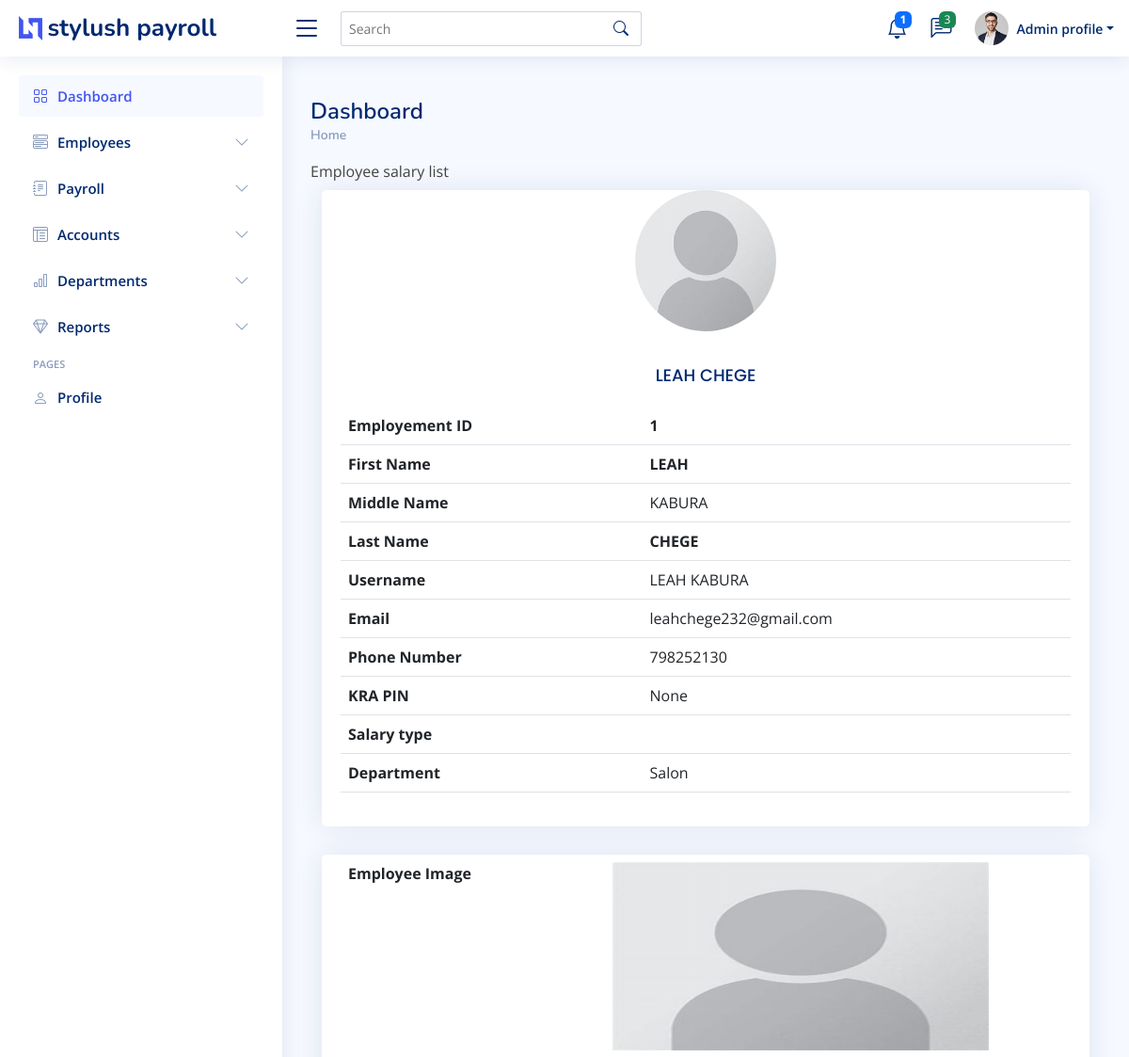
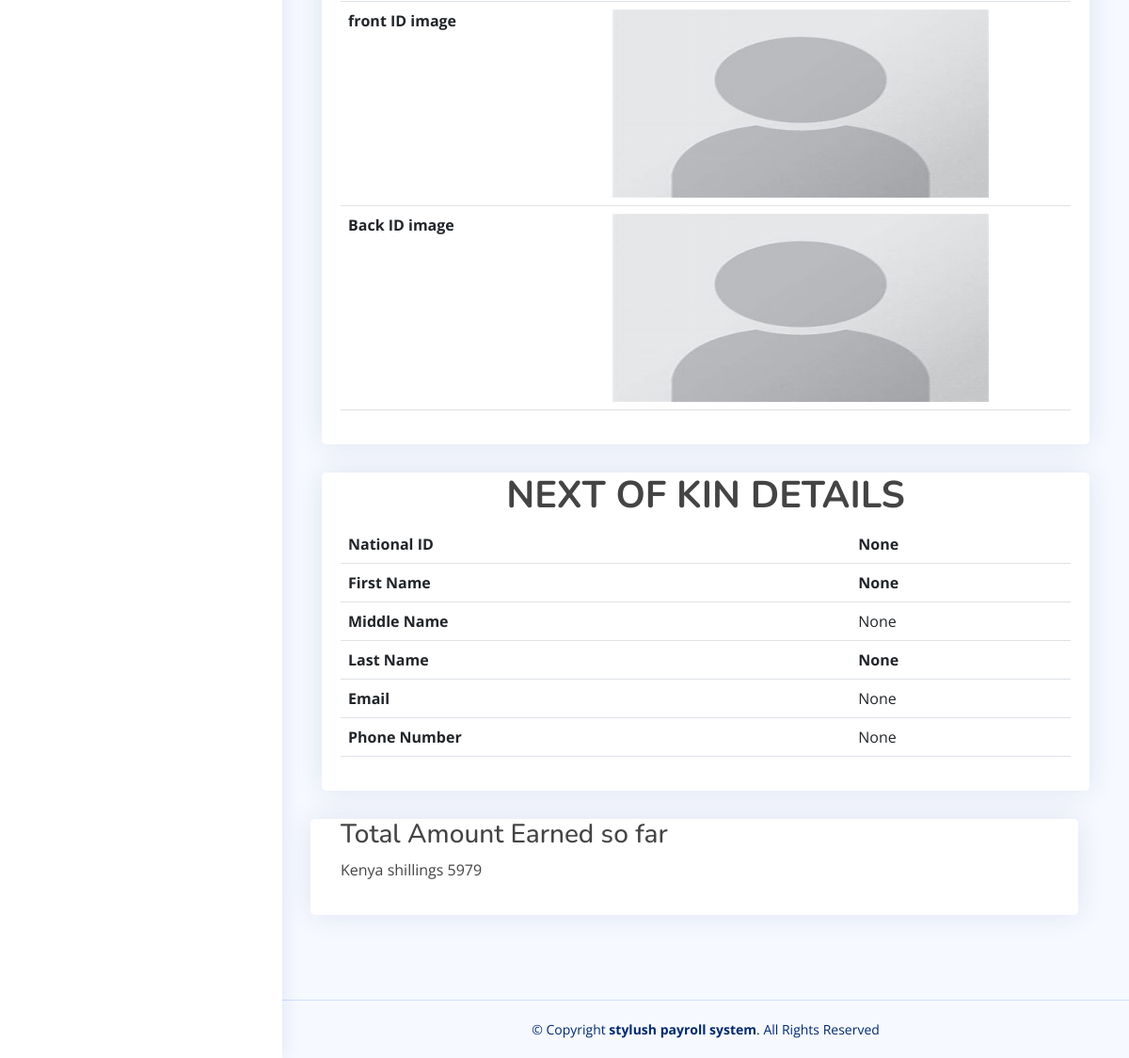
The page /home/employees/5/ on the database its author committed (2 pictures, top to bottom).
### first/models.py (models this page shows, shortened)
class Employees(models.Model):
    SALARY_TYPE_CHOICES = (
        ('COMMISION', 'Commision'),
        ('FIXED', 'Fixed'),
    )
    first_name = models.CharField(max_length=255)
    middle_name = models.CharField(max_length=255)
    last_name = models.CharField(max_length=255)
    username = models.CharField(max_length=255)
    Employement_id = models.IntegerField()
    Email = models.EmailField(blank=True, null=True)
    phone_number = models.IntegerField(blank=True, null=True)
    kra_pin = models.IntegerField(blank=True, null=True)
    image = models.ImageField(upload_to='upload/', default = 'a.png', blank=True, null=True)
    front_id_image = models.ImageField(upload_to='upload/',  default = 'a.png' ,  blank=True, null=True)
    back_id_image = models.ImageField(upload_to='upload/',  default = 'a.png',  blank=True, null=True)
    salary_type=models.CharField(max_length=255,blank=True, choices=SALARY_TYPE_CHOICES)
    department = models.ForeignKey("Department", on_delete=models.CASCADE, related_name='employees')
    next_of_kin_first_name = models.CharField(max_length=255, blank=True, null=True)
    next_of_kin_middle_name =models.CharField(max_length=255, blank=True, null=True)
    next_of_kin_last_name = models.CharField(max_length=255, blank=True, null=True)
    next_of_kin_national_id = models.IntegerField( blank=True, null=True)
    next_of_kin_relationship = models.CharField(max_length=255, blank=True, null=True)
    next_of_kin_phone_number = models.IntegerField(blank=True, null=True)
    next_of_kin_email = models.EmailField(blank=True, null=True)
    date = models.DateTimeField(auto_now_add=True, blank=True, null=True)
    total_income = models.IntegerField(default=0, blank=True)

class Department(models.Model):
    id = models.IntegerField(primary_key=True)
    name = models.CharField(max_length=255)
    def __str__(self):
        return self.name

### first/employeesViews.py (the view)
# urls.py: path('employees/<int:pk>/', employeesViews.employee_detail, name='employee_detail'),
def employee_detail(request, pk):
    employee = get_object_or_404(Employees, pk=pk)
    return render(request, 'Dashboard/employee_detail.html',  {'employee': employee})

### first/templates/Dashboard/employee_detail.html (shortened to what this page needs)
<!DOCTYPE html>
{% load static %}
<html lang="en">
<head>
  <link href="{% static 'vendor/bootstrap/css/bootstrap.min.css' %}" rel="stylesheet">
  <link href="{% static 'vendor/bootstrap-icons/bootstrap-icons.css' %}" rel="stylesheet">
  <link href="{% static 'vendor/boxicons/css/boxicons.min.css' %}" rel="stylesheet">
  <link href="{% static 'vendor/quill/quill.snow.css' %}" rel="stylesheet">
  <link href="{% static 'vendor/quill/quill.bubble.css' %}" rel="stylesheet">
  <link href="{% static 'vendor/remixicon/remixicon.css' %}" rel="stylesheet">
  <link href="{% static 'vendor/simple-datatables/style.css' %}" rel="stylesheet">
  <link href="{% static 'css/style.css' %}" rel="stylesheet">
</head>
<body>
  <header id="header" class="header fixed-top d-flex align-items-center">
    <div class="d-flex align-items-center justify-content-between">
      <a href="{% url 'index'  %}" class="logo d-flex align-items-center">
        <img src="{% static 'img/logo.png'  %}" alt="">
        <span class="d-none d-lg-block">stylush payroll</span>
      </a>
      <i class="bi bi-list toggle-sidebar-btn"></i>
    </div>
    <div class="search-bar">
      <form class="search-form d-flex align-items-center" method="POST" action="#">
        <input type="text" name="query" placeholder="Search" title="Enter search keyword">
        <button type="submit" title="Search"><i class="bi bi-search"></i></button>
      </form>
    </div>
    <nav class="header-nav ms-auto">
      <ul class="d-flex align-items-center">
        <li class="nav-item dropdown">
          <a class="nav-link nav-icon" href="#" data-bs-toggle="dropdown">
            <i class="bi bi-bell"></i>
            <span class="badge bg-primary badge-number"><b>1</b></span>
          </a>
        </li>
        <li class="nav-item dropdown">
          <a class="nav-link nav-icon" href="#" data-bs-toggle="dropdown">
            <i class="bi bi-chat-left-text"></i>
            <span class="badge bg-success badge-number">3</span>
          </a>
        </li>
        <li class="nav-item dropdown pe-3">
          <a class="nav-link nav-profile d-flex align-items-center pe-0" href="#" data-bs-toggle="dropdown">
            <img src="{% static 'img/profile-img.jpg'   %}" alt="Profile" class="rounded-circle">
            <span class="d-none d-md-block dropdown-toggle ps-2">Admin profile</span>
          </a>
        </li>
      </ul>
    </nav>
  </header>
  <aside id="sidebar" class="sidebar">
    <ul class="sidebar-nav" id="sidebar-nav">
      <li class="nav-item">
        <a class="nav-link " href="{% url 'index' %}">
          <i class="bi bi-grid"></i>
          <span>Dashboard</span>
        </a>
      </li>
      <li class="nav-item">
        <a class="nav-link collapsed" data-bs-target="#components-nav" data-bs-toggle="collapse" href="#">
          <i class="bi bi-menu-button-wide"></i><span>Employees</span><i class="bi bi-chevron-down ms-auto"></i>
        </a>
      </li>
      <li class="nav-item">
        <a class="nav-link collapsed" data-bs-target="#forms-nav" data-bs-toggle="collapse" href="#">
          <i class="bi bi-journal-text"></i><span>Payroll</span><i class="bi bi-chevron-down ms-auto"></i>
        </a>
      </li>
      <li class="nav-item">
        <a class="nav-link collapsed" data-bs-target="#tables-nav" data-bs-toggle="collapse" href="#">
          <i class="bi bi-layout-text-window-reverse"></i><span>Accounts</span><i class="bi bi-chevron-down ms-auto"></i>
        </a>
      </li>
      <li class="nav-item">
        <a class="nav-link collapsed" data-bs-target="#charts-nav" data-bs-toggle="collapse" href="#">
          <i class="bi bi-bar-chart"></i><span>Departments</span><i class="bi bi-chevron-down ms-auto"></i>
        </a>
      </li>
      <li class="nav-item">
        <a class="nav-link collapsed" data-bs-target="#icons-nav" data-bs-toggle="collapse" href="#">
          <i class="bi bi-gem"></i><span>Reports</span><i class="bi bi-chevron-down ms-auto"></i>
        </a>
      </li>
      <li class="nav-heading">Pages</li>
      <li class="nav-item">
        <a class="nav-link collapsed" href="{% url 'profile'   %}">
          <i class="bi bi-person"></i>
          <span>Profile</span>
        </a>
      </li>
    </ul>
  </aside>
                                           END SIDE BAR
<main id="main" class="main">
  <div class="pagetitle">
    <h1>Dashboard</h1>
    <nav>
      <ol class="breadcrumb">
        <li class="breadcrumb-item"><a href="{% url 'index'  %}">Home</a></li>
      </ol>
    </nav>
  </div>
  <section class="section dashboard">
    <div class="col">
      <div class="mb-3">
        <label for="employment_id" class="form-label">Employee salary list</label>
        <div class="container ">
          <div class="row">
            <div class="row-md-6 ">
              <div class="card">
                <div class="card-body">
                  <div class="text-center">
                    <img src="{{ employee.image.url }}"  class="img-fluid rounded-circle" alt="Profile Image" style="width: 150px; height: 150px;">
                  </div>
                  <h3 class="card-title text-center mt-3">{{ employee.first_name }} {{ employee.last_name }}</h3>
                  <table class="table">
                    <tbody>
                      <tr>
                        <th>Employement ID</th>
                        <td><b>{{ employee.Employement_id }}</b></td>
                      </tr>
                      <tr>
                        <th>First Name</th>
                        <td><b>{{ employee.first_name }}</b></td>
                      </tr>
                      <tr>
                        <th>Middle Name</th>
                        <td>{{ employee.middle_name }}</td>
                      </tr>
                      <tr>
                        <th>Last Name</th>
                        <td><b>{{ employee.last_name }}</b></td>
                      </tr>
                      <tr>
                        <th>Username</th>
                        <td>{{ employee.username }}</td>
                      </tr>
                      <tr>
                        <th>Email</th>
                        <td>{{ employee.Email }}</td>
                      </tr>
                      <tr>
                        <th>Phone Number</th>
                        <td>{{ employee.phone_number }}</td>
                      </tr>
                      <tr>
                        <th>KRA PIN</th>
                        <td>{{ employee.kra_pin }}</td>
                      </tr>
                      <tr>
                        <th>Salary type</th>
                        <td>{{ employee.salary }}</td>
                      </tr>
                      <tr>
                        <th>Department</th>
                        <td>{{ employee.department }}</td>
                      </tr>
                    </tbody>
                  </table>
                </div>
              </div>
            </div>
          </div>
        </div>
<div class="container ">
  <div class="row">
    <div class="row-md-6 ">
      <div class="card">
        <div class="card-body">
          <table class="table">
            <tbody>
              <tr>
                <th>Employee Image</th>
                <td>
                <div class="text-center">
                  <img src="{{ employee.image.url }}" class="img-fluid " alt="Profile Image" style="width: 400px; height: 200px;">
                </div>
              </td>
              </tr>
              <tr>
                <th>front ID image</th>
                <td>
                  <div class="text-center">
                    <img src="{{ employee.front_id_image.url}}" class="img-fluid " alt="Profile Image" style="width: 400px; height: 200px;">
                  </div>
                </td>
              </tr>
              <tr>
                <th>Back ID image</th>
                <td>
                  <div class="text-center">
                    <img src="{{ employee.back_id_image.url }}" class="img-fluid " alt="Profile Image" style="width: 400px; height: 200px;">
                  </div>
                </td>
              </tr>
            </tbody>
          </table>
        </div>
      </div>
    </div>
  </div>
</div>
 <div class="container ">
  <div class="row">
    <div class="row-md-6 ">
      <div class="card">
        <div class="card-body">
          <h1 class="text-center"><b>NEXT OF KIN DETAILS</b></h1>
          <table class="table">
            <tbody>
              <tr>
                <th>National  ID</th>
                <td><b>{{ employee.next_of_kin_national_id }}</b></td>
              </tr>
              <tr>
                <th>First Name</th>
                <td><b>{{ employee.next_of_kin_first_name }}</b></td>
              </tr>
              <tr>
                <th>Middle Name</th>
                <td>{{ employee.next_of_kin_middle_name }}</td>
              </tr>
              <tr>
                <th>Last Name</th>
                <td><b>{{ employee.next_of_kin_last_name }}</b></td>
              </tr>
              <tr>
                <th>Email</th>
                <td>{{ employee.next_of_kin_email}}</td>
              </tr>
              <tr>
                <th>Phone Number</th>
                <td>{{ employee.next_of_kin_phone_number }}</td>
              </tr>
            </tbody>
          </table>
        </div>
      </div>
    </div>
  </div>
</div>
 <div class="container">
  <div class="row">
    <div class="row md-6">
      <div class="card">
        <div class="card-body">
          <h3>Total Amount Earned so far</h3>
          <p>Kenya shillings {{ employee.total_income }}</p>
        </div>
      </div>
    </div>
  </div>
 </div>
     </div>
    </div>
  </section>
</main>
  <footer id="footer" class="footer">
    <div class="copyright">
      &copy; Copyright <strong><span>stylush payroll system</span></strong>. All Rights Reserved
    </div>
  </footer>
</body>
</html>

### static/css/style.css (style rules this page uses)
:root { scroll-behavior: smooth; }
body { font-family: "Open Sans", sans-serif; background: #f6f9ff; color: #444444; }
a { color: #4154f1; text-decoration: none; }
h1, h2, h3, h4, h5, h6 { font-family: "Nunito", sans-serif; }
#main { margin-top: 60px; padding: 20px 30px; transition: all 0.3s; }
.pagetitle { margin-bottom: 10px; }
.pagetitle h1 { font-size: 24px; margin-bottom: 0; font-weight: 600; color: #012970; }
.card { margin-bottom: 30px; border: none; border-radius: 5px; box-shadow: 0px 0 30px rgba(1, 41, 112, 0.1); }
.card-title { padding: 20px 0 15px 0; font-size: 18px; font-weight: 500; color: #012970; font-family: "Poppins", sans-serif; }
.card-body { padding: 0 20px 20px 20px; }
.breadcrumb { font-size: 14px; font-family: "Nunito", sans-serif; color: #899bbd; font-weight: 600; }
.breadcrumb a { color: #899bbd; transition: 0.3s; }
.breadcrumb .breadcrumb-item::before { color: #899bbd; }
.logo { line-height: 1; }
@media (min-width: 1200px) { .logo { width: 280px; } }
.logo img { max-height: 26px; margin-right: 6px; }
.logo span { font-size: 26px; font-weight: 700; color: #012970; font-family: "Nunito", sans-serif; }
.header { transition: all 0.5s; z-index: 997; height: 60px; box-shadow: 0px 2px 20px rgba(1, 41, 112, 0.1); background-color: #fff; padding-left: 20px; }
.header .toggle-sidebar-btn { font-size: 32px; padding-left: 10px; cursor: pointer; color: #012970; }
.header .search-bar { min-width: 360px; padding: 0 20px; }
.header .search-form { width: 100%; }
.header .search-form input { border: 0; font-size: 14px; color: #012970; border: 1px solid rgba(1, 41, 112, 0.2); padding: 7px 38px 7px 8px; border-radius: 3px; transition: 0.3s; width: 100%; }
.header .search-form button { border: 0; padding: 0; margin-left: -30px; background: none; }
.header .search-form button i { color: #012970; }
.header-nav ul { list-style: none; }
.header-nav>ul { margin: 0; padding: 0; }
.header-nav .nav-icon { font-size: 22px; color: #012970; margin-right: 25px; position: relative; }
.header-nav .nav-profile { color: #012970; }
.header-nav .nav-profile img { max-height: 36px; }
.header-nav .nav-profile span { font-size: 14px; font-weight: 600; }
.header-nav .badge-number { position: absolute; inset: -2px -5px auto auto; font-weight: normal; font-size: 12px; padding: 3px 6px; }
.sidebar { position: fixed; top: 60px; left: 0; bottom: 0; width: 300px; z-index: 996; transition: all 0.3s; padding: 20px; overflow-y: auto; scrollbar-width: thin; scrollbar-color: #aab7cf transparent; box-shadow: 0px 0px 20px rgba(1, 41, 112, 0.1); background-color: #fff; }
@media (min-width: 1200px) { #main, #footer { margin-left: 300px; } }
.sidebar-nav { padding: 0; margin: 0; list-style: none; }
.sidebar-nav li { padding: 0; margin: 0; list-style: none; }
.sidebar-nav .nav-item { margin-bottom: 5px; }
.sidebar-nav .nav-heading { font-size: 11px; text-transform: uppercase; color: #899bbd; font-weight: 600; margin: 10px 0 5px 15px; }
.sidebar-nav .nav-link { display: flex; align-items: center; font-size: 15px; font-weight: 600; color: #4154f1; transition: 0.3; background: #f6f9ff; padding: 10px 15px; border-radius: 4px; }
.sidebar-nav .nav-link i { font-size: 16px; margin-right: 10px; color: #4154f1; }
.sidebar-nav .nav-link.collapsed { color: #012970; background: #fff; }
.sidebar-nav .nav-link.collapsed i { color: #899bbd; }
.sidebar-nav .nav-link .bi-chevron-down { margin-right: 0; transition: transform 0.2s ease-in-out; }
.footer { padding: 20px 0; font-size: 14px; transition: all 0.3s; border-top: 1px solid #cddfff; }
.footer .copyright { text-align: center; color: #012970; }

### rows shown on the page
Employees: image (picture), first_name "LEAH", last_name "CHEGE", Employement_id "1", middle_name "KABURA", username "LEAH KABURA", Email "leahchege232@gmail.com", phone_number "798252130", kra_pin "None", department "Salon", front_id_image (picture), back_id_image (picture), next_of_kin_national_id "None", next_of_kin_first_name "None", next_of_kin_middle_name "None", next_of_kin_last_name "None", next_of_kin_email "None", next_of_kin_phone_number "None", total_income "5979"
